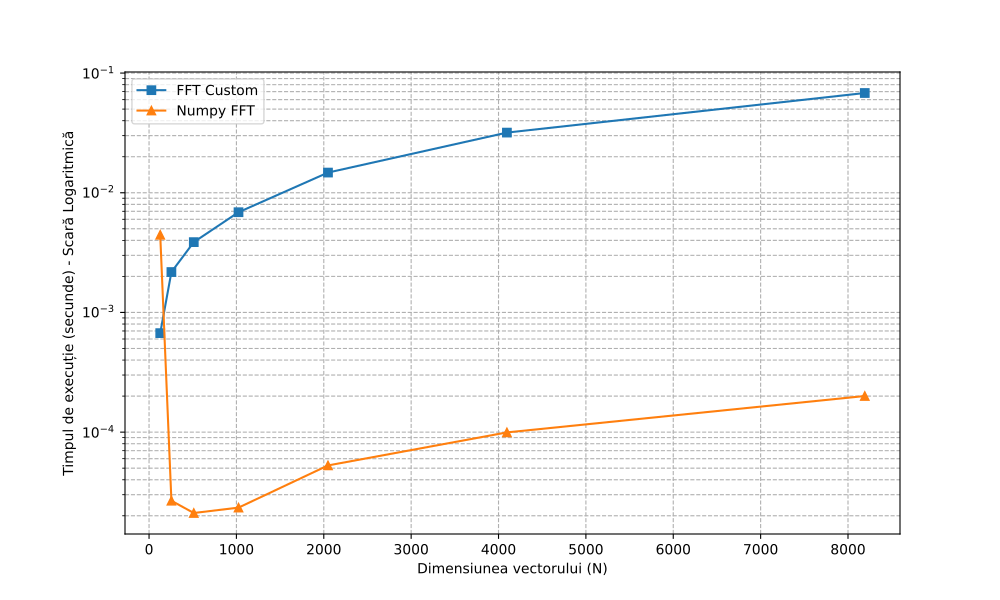

Generate this figure with Python:
import numpy as np
import time
import matplotlib.pyplot as plt


def fft(semnal):
    N = len(semnal)
    #caz de baza
    if N <= 1:
        return semnal

    elemente_pare = semnal[0::2]
    elemente_impare = semnal[1::2]

    rezultat_par = fft(elemente_pare)
    rezultat_impar = fft(elemente_impare)

    rez_final = [0] * N

    for k in range(N//2):      #ne trebuie doar n/2 calcule la o etapa pentru a genera n numere
        # P(x) = Par(x^2) + x * Impar(x^2)      X[k] = Par[k] + rotatie(np.exp(-2j * np.pi * k / N)) * Impar[k]
        # P(-x) = Par(x^2) - x * Impar(x^2)     X[k + N/2] = Par[k] - rotatie(np.exp(-2j * np.pi * k / N)) * Impar[k]
        rotatie = np.exp(-2j * np.pi * k / N)
        tmp = rotatie * rezultat_impar[k]
        rez_final[k] = rezultat_par[k] + tmp
        rez_final[k + N//2] = rezultat_par[k] - tmp

    return rez_final



dimensiuni = [128, 256, 512, 1024, 2048, 4096, 8192]
timp_fft, timp_np = [], []


for N in dimensiuni:
    #semnal aleator de lung N
    x = np.random.random(N)
    
    # abominatia mea
    start = time.perf_counter()
    fft(x)
    timp_fft.append(time.perf_counter() - start)
    
    #Numpy FFT
    start = time.perf_counter()
    np.fft.fft(x)
    timp_np.append(time.perf_counter() - start)

# Afișare grafic
plt.figure(figsize=(10, 6))
plt.plot(dimensiuni, timp_fft, marker='s', label='FFT Custom')
plt.plot(dimensiuni, timp_np, marker='^', label='Numpy FFT')

plt.yscale('log')
plt.xlabel('Dimensiunea vectorului (N)')
plt.ylabel('Timpul de execuție (secunde) - Scară Logaritmică')
plt.legend()
plt.grid(True, which="both", ls="--")
plt.savefig('ex1.pdf')
plt.show()
